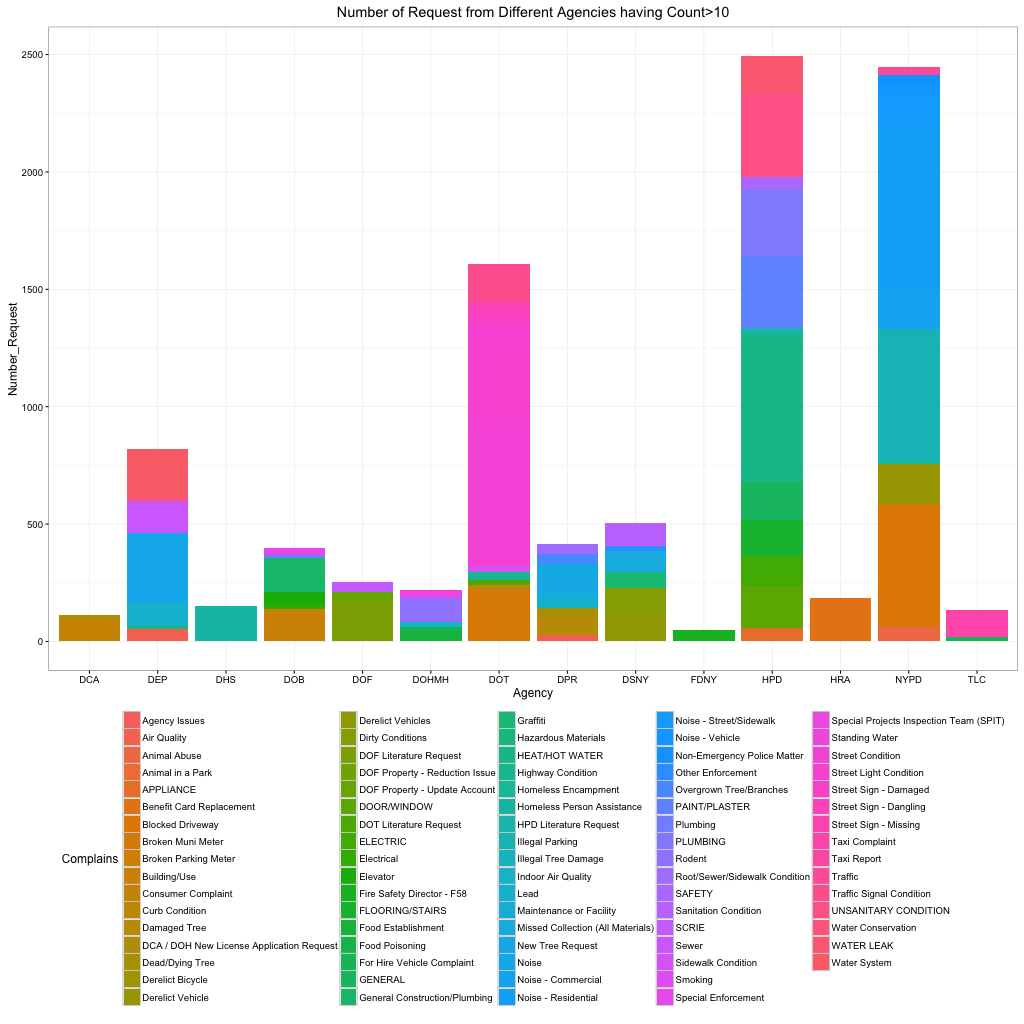

The script that saved this image:
#subset 10000 values
b<-read.csv("Service_Requests_2015_-_Present.csv",header = TRUE,na.strings ="NA",nrows = 10000)
names(b)
#useful columns for this analysis
b<-b[,c(4,6)]
c<-table(b$Agency,b$Complaint.Type)
c<-as.data.frame(c)
colnames(c)<-c("Agency","Complains","Number_Request")
#request more than 10 
c<-c[c$Number_Request>10,]
write.table(c, file = "test.csv", sep = ",", col.names = names(c))

png("test.png",width=1024,height=1024)
ggp <- ggplot(c,aes(Agency,Number_Request,fill=Complains))+
       geom_bar(stat = "identity")+
       theme_bw()+
       labs(title=expression("Number of Request from Different Agencies having Count>10"))+
       scale_fill_discrete(guide = "legend")+
       theme(legend.position="bottom")
print(ggp)
dev.off()



